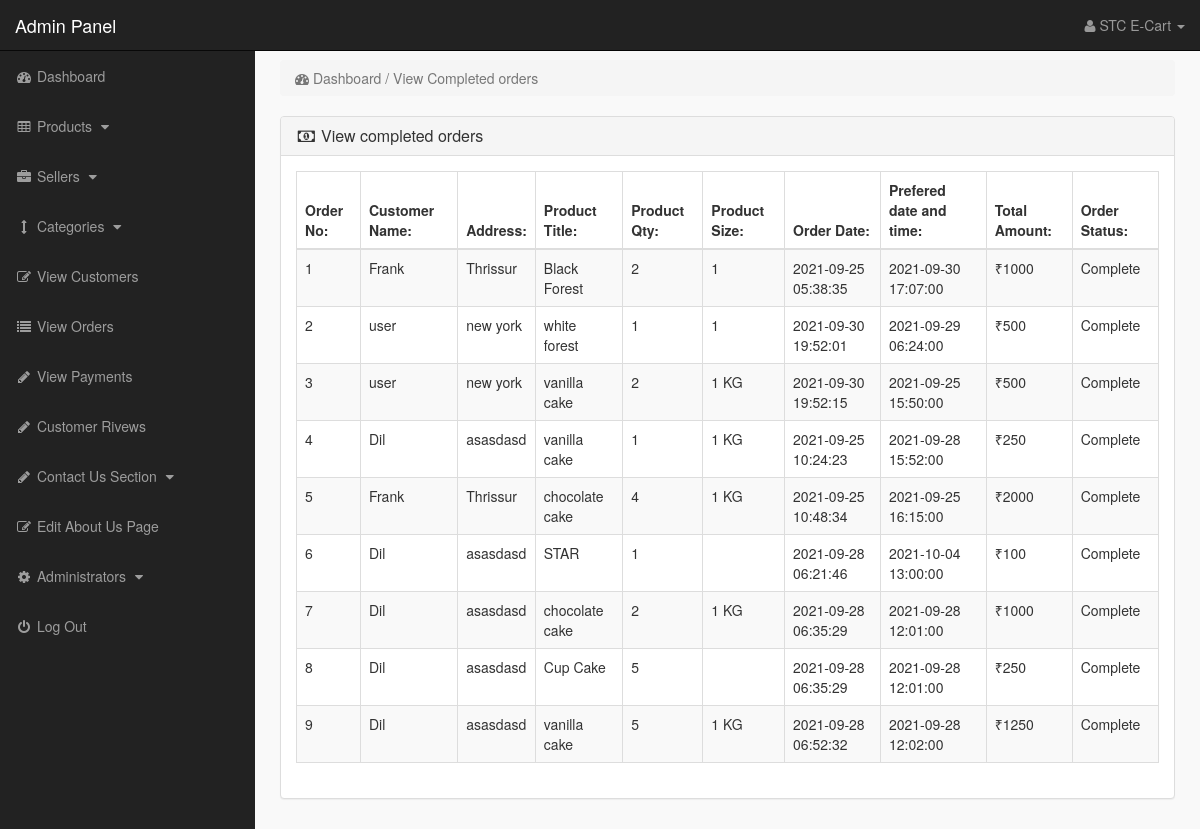
/admin_area/index.php?view_payments (signed in), run on the app's committed database.
### tables this page shows
CREATE TABLE `customer_orders` (
  `order_id` int(10) NOT NULL,
  `customer_id` int(10) NOT NULL,
  `pro_id` int(10) NOT NULL,
  `wish_text` varchar(30) NOT NULL,
  `s_id` varchar(20) NOT NULL,
  `due_amount` int(100) NOT NULL,
  `invoice_no` int(100) NOT NULL,
  `qty` int(10) NOT NULL,
  `size` text NOT NULL,
  `order_date` timestamp NOT NULL DEFAULT current_timestamp(),
  `order_status` text NOT NULL,
  `pro_dt` datetime DEFAULT NULL
);

CREATE TABLE `customers` (
  `customer_id` int(10) NOT NULL,
  `customer_name` varchar(255) NOT NULL,
  `customer_email` varchar(255) NOT NULL,
  `customer_pass` varchar(255) NOT NULL,
  `customer_country` text NOT NULL,
  `customer_city` text NOT NULL,
  `customer_contact` varchar(255) NOT NULL,
  `customer_address` text NOT NULL,
  `customer_image` text NOT NULL,
  `customer_ip` varchar(255) NOT NULL,
  `customer_confirm_code` text NOT NULL
);

CREATE TABLE `products` (
  `product_id` int(10) NOT NULL,
  `Seller_id` varchar(20) NOT NULL,
  `cat_id` int(10) NOT NULL,
  `manufacturer_id` int(10) NOT NULL,
  `date` timestamp NOT NULL DEFAULT current_timestamp() ON UPDATE current_timestamp(),
  `product_title` text NOT NULL,
  `product_url` text NOT NULL,
  `product_img1` text NOT NULL,
  `product_img2` text NOT NULL,
  `product_img3` text NOT NULL,
  `product_price` int(10) NOT NULL,
  `product_weight` text NOT NULL,
  `product_psp_price` int(100) DEFAULT NULL,
  `product_desc` text NOT NULL,
  `product_features` text NOT NULL,
  `product_video` text NOT NULL,
  `product_keywords` text NOT NULL,
  `product_label` text NOT NULL,
  `status` varchar(255) NOT NULL
);

### admin_area/view_payments.php (the view)
<?php
if(!isset($_SESSION['admin_email'])){
echo "<script>window.open('login.php','_self')</script>";
}
else {
?>
<div class="row">
<div class="col-lg-12">
<ol class="breadcrumb">
<li class="active">
<i class="fa fa-dashboard"></i> Dashboard / View Completed orders
</li>
</ol>
</div>
</div>
<div class="row">
<div class="col-lg-12">
<div class="panel panel-default">
<div class="panel-heading">
<h3 class="panel-title">
<i class="fa fa-money fa-fw"></i> View completed orders
</h3>
</div>
<div class="panel-body">
<div class="table-responsive">
<table class="table table-bordered table-hover table-striped">
<thead>
<tr>
<th>Order No:</th>
<th>Customer Name:</th>
<th>Address:</th>
<th>Product Title:</th>
<th>Product Qty:</th>
<th>Product Size:</th>
<th>Order Date:</th>
<th>Prefered date and time:</th>
<th>Total Amount:</th>
<th>Order Status:</th>
</tr>
</thead>
<tbody>
<?php
$i = 0;
$get_orders = "select * from customer_orders where order_status='Completed'";
$run_orders = mysqli_query($con,$get_orders);
while ($row_orders = mysqli_fetch_array($run_orders)) {
$order_id = $row_orders['order_id'];
$c_id = $row_orders['customer_id'];
$product_id = $row_orders['pro_id'];
$qty = $row_orders['qty'];
$size = $row_orders['size'];
$order_status = $row_orders['order_status'];
$get_products = "select * from products where product_id='$product_id'";
$run_products = mysqli_query($con,$get_products);
$row_products = mysqli_fetch_array($run_products);
$product_title = $row_products['product_title'];
$i++;
?>
<tr>
<td><?php echo $i; ?></td>
<td>
<?php
$get_customer = "select * from customers where customer_id='$c_id'";
$run_customer = mysqli_query($con,$get_customer);
$row_customer = mysqli_fetch_array($run_customer);
$customer_email = $row_customer['customer_name'];
$invoice_no = $row_customer['customer_address'];
echo $customer_email;
 ?>
 </td>
<td><?php echo $invoice_no; ?></td>
<td><?php echo $product_title; ?></td>
<td><?php echo $qty; ?></td>
<td><?php echo $size; ?></td>
<td>
<?php
$get_customer_order = "select * from customer_orders where order_id='$order_id'";
$run_customer_order = mysqli_query($con,$get_customer_order);
$row_customer_order = mysqli_fetch_array($run_customer_order);
$order_date = $row_customer_order['order_date'];
$order_pdate = $row_customer_order['pro_dt'];
$due_amount = $row_customer_order['due_amount'];
echo $order_date;
?>
</td>
<td><?php echo $order_pdate; ?></td>
<td>₹<?php echo $due_amount; ?></td>
<td>
<?php
if($order_status=='pending'){
echo $order_status='pending';
}
else{
echo $order_status='Complete';
}
?>
</td>
</tr>
<?php } ?>
</tbody>
</table>
</div>
</div>
</div>
</div>
</div>
<?php } ?>

### admin_area/includes/sidebar.php (shortened to what this page needs)
<?php
if(!isset($_SESSION['admin_email'])){
echo "<script>window.open('login.php','_self')</script>";
}
else {
?>
<nav class="navbar navbar-inverse navbar-fixed-top" >
<div class="navbar-header" >
<a class="navbar-brand" href="index.php?dashboard" >Admin Panel</a>
</div>
<ul class="nav navbar-right top-nav" >
<li class="dropdown" >
<a href="#" class="dropdown-toggle" data-toggle="dropdown" >
<i class="fa fa-user" ></i>
<?php echo $admin_name; ?> <b class="caret" ></b>
</a>
</li>
</ul>
<div class="collapse navbar-collapse navbar-ex1-collapse">
<ul class="nav navbar-nav side-nav">
<li>
<a href="index.php?dashboard">
<i class="fa fa-fw fa-dashboard"></i> Dashboard
</a>
</li>
<li>
<a href="#" data-toggle="collapse" data-target="#products">
<i class="fa fa-fw fa-table"></i> Products
<i class="fa fa-fw fa-caret-down"></i>
</a>
</li>
<li>
<a href="#" data-toggle="collapse" data-target="#manufacturers">
<i class="fa fa-fw fa-briefcase"></i> Sellers
<i class="fa fa-fw fa-caret-down"></i>
</a>
</li>
<li>
<a href="#" data-toggle="collapse" data-target="#cat">
<i class="fa fa-fw fa-arrows-v"></i> Categories
<i class="fa fa-fw fa-caret-down"></i>
</a>
</li>
<li>
<a href="index.php?view_customers">
<i class="fa fa-fw fa-edit"></i> View Customers
</a>
</li>
<li>
<a href="index.php?view_orders">
<i class="fa fa-fw fa-list"></i> View Orders
</a>
</li>
<li>
<a href="index.php?view_payments">
<i class="fa fa-fw fa-pencil"></i> View Payments
</a>
</li>
<li>
<a href="index.php?view_reviews">
<i class="fa fa-fw fa-pencil"></i> Customer Rivews
</a>
</li>
<li>
<a href="#" data-toggle="collapse" data-target="#contact_us">
<i class="fa fa-fw fa-pencil"> </i> Contact Us Section
<i class="fa fa-fw fa-caret-down"></i>
</a>
</li>
<li>
<a href="index.php?edit_about_us">
<i class="fa fa-fw fa-edit"></i> Edit About Us Page
</a>
</li>
<li>
<a href="#" data-toggle="collapse" data-target="#users">
<i class="fa fa-fw fa-gear"></i> Administrators
<i class="fa fa-fw fa-caret-down"></i>
</a>
</li>
<li>
<a href="logout.php">
<i class="fa fa-fw fa-power-off"></i> Log Out
</a>
</li>
</ul>
</div>
</nav>
<?php } ?>

### admin_area/css/style.css (style rules this page uses)
body { margin-top:100px; }
@media (min-width: 768px) { body { margin-top:50px; } }
.top-nav { padding:0 15px; }
.top-nav>li { display:inline-block; float:left; }
.top-nav>li>a { padding-top:15px; padding-bottom:15px; line-height:20px; color:#999; }
@media (min-width: 768px) { .side-nav { position:fixed; top:51px; width:255px; border-radius:0; overflow-y:auto; background-color: #222; bottom:0; overflow-x:hidden; padding-bottom:40px; } }
@media (min-width: 768px) { .side-nav>li>a { width:255px; } }
.panel-body { border-radius:5px; }

### data on the page
customer_orders: customer.customer_name "Frank", customer.customer_address "Thrissur", products.product_title "Black Forest", qty "2", size "1", order_date "2021-09-25 05:38:35", pro_dt "2021-09-30 17:07:00", due_amount "1000"
customer_orders: customer.customer_name "user", customer.customer_address "new york", products.product_title "white forest", qty "1", size "1", order_date "2021-09-30 19:52:01", pro_dt "2021-09-29 06:24:00", due_amount "500"
customer_orders: customer.customer_name "user", customer.customer_address "new york", products.product_title "vanilla cake", qty "2", size "1 KG", order_date "2021-09-30 19:52:15", pro_dt "2021-09-25 15:50:00", due_amount "500"
customer_orders: customer.customer_name "Dil", customer.customer_address "asasdasd", products.product_title "vanilla cake", qty "1", size "1 KG", order_date "2021-09-25 10:24:23", pro_dt "2021-09-28 15:52:00", due_amount "250"
customer_orders: customer.customer_name "Frank", customer.customer_address "Thrissur", products.product_title "chocolate cake", qty "4", size "1 KG", order_date "2021-09-25 10:48:34", pro_dt "2021-09-25 16:15:00", due_amount "2000"
customer_orders: customer.customer_name "Dil", customer.customer_address "asasdasd", products.product_title "STAR", qty "1", order_date "2021-09-28 06:21:46", pro_dt "2021-10-04 13:00:00", due_amount "100"
customer_orders: customer.customer_name "Dil", customer.customer_address "asasdasd", products.product_title "chocolate cake", qty "2", size "1 KG", order_date "2021-09-28 06:35:29", pro_dt "2021-09-28 12:01:00", due_amount "1000"
customer_orders: customer.customer_name "Dil", customer.customer_address "asasdasd", products.product_title "Cup Cake", qty "5", order_date "2021-09-28 06:35:29", pro_dt "2021-09-28 12:01:00", due_amount "250"
customer_orders: customer.customer_name "Dil", customer.customer_address "asasdasd", products.product_title "vanilla cake", qty "5", size "1 KG", order_date "2021-09-28 06:52:32", pro_dt "2021-09-28 12:02:00", due_amount "1250"

### other printed values
$admin_name "STC E-Cart"
